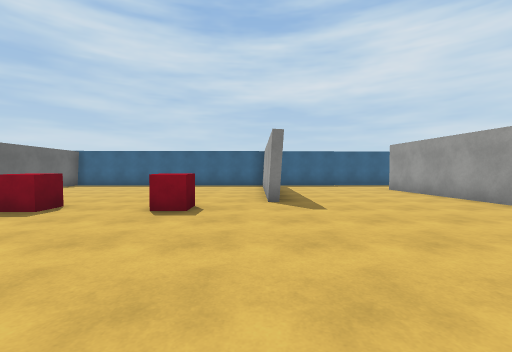
View 1 (above)

24 first-person views from a walk through a Unity game level. The camera is 1.2 m above the floor, tilts 2° down and sees 90° across. The floor is counted in squares, 1.78 m on a side. Each view is taken from the middle of a square. On the plan, view 1 faces up. The plan holds only what a view shows up to about 9 squares ahead; the rest is blank. The player is left out. Surface patterns are stand-ins for the level's own textures.

View 2
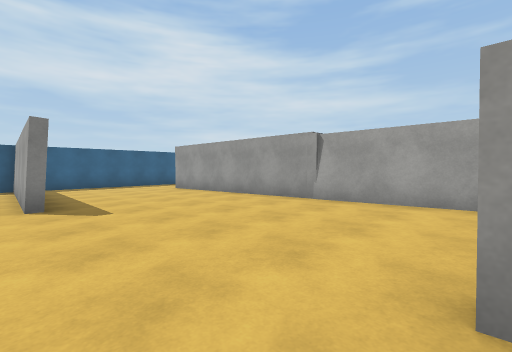

View 3
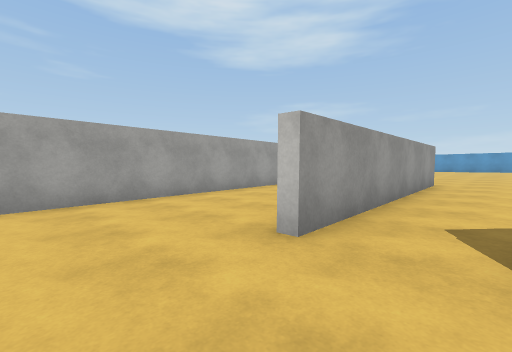

View 4
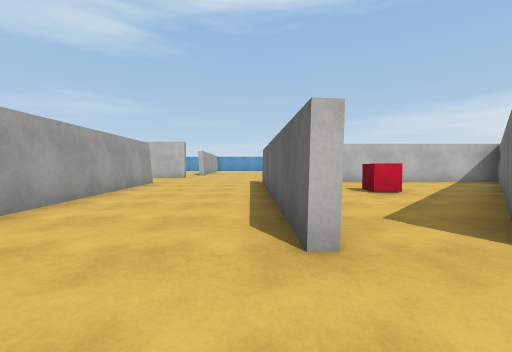

View 5
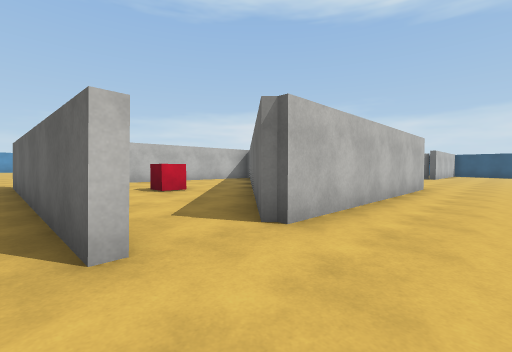

View 6
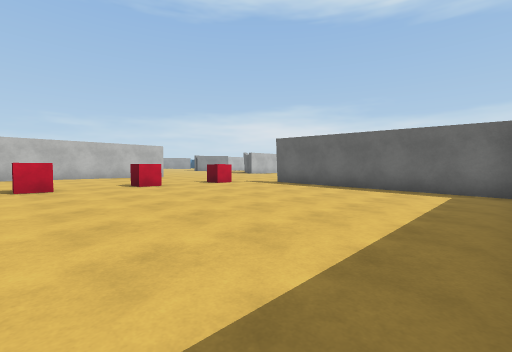

View 7
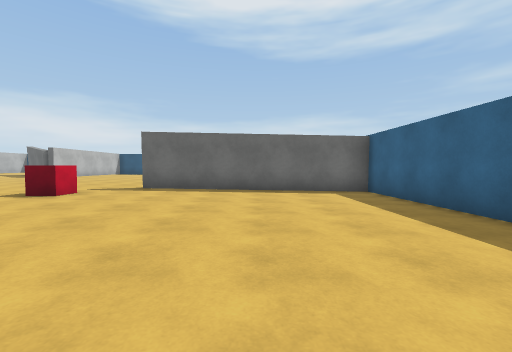

View 8
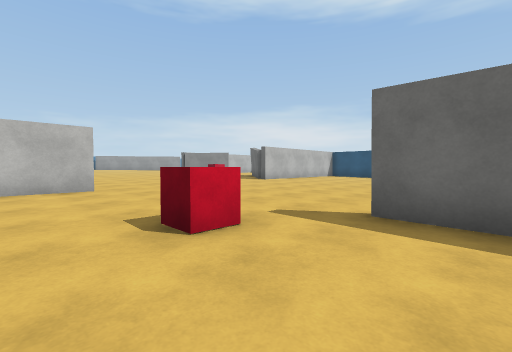

View 9
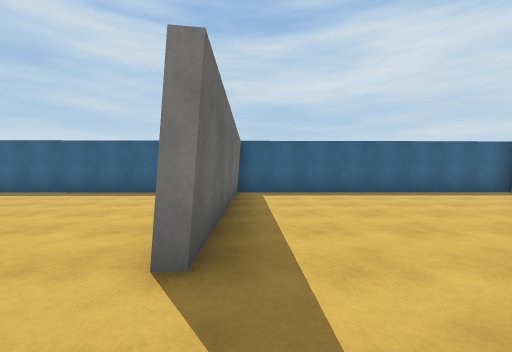

View 10
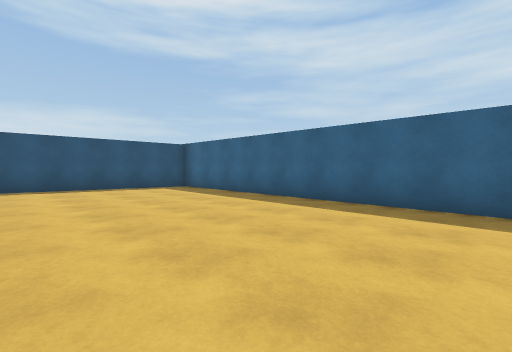

View 11
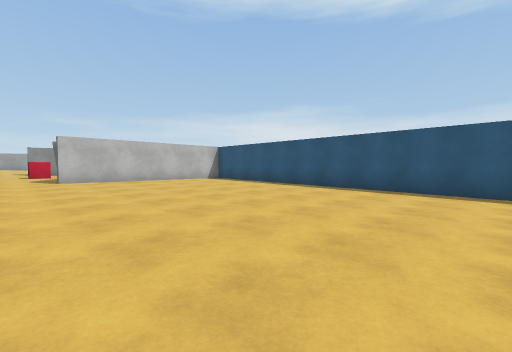

View 12
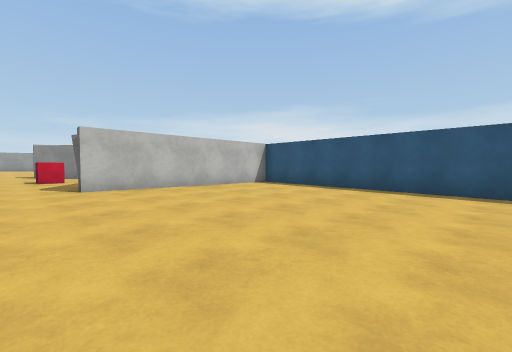

View 13
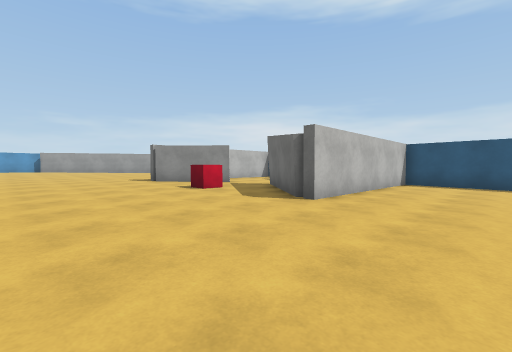

View 14
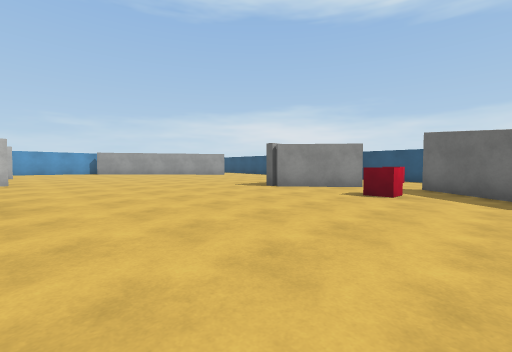

View 15
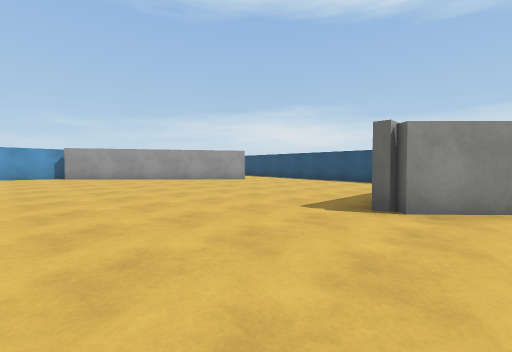

View 16
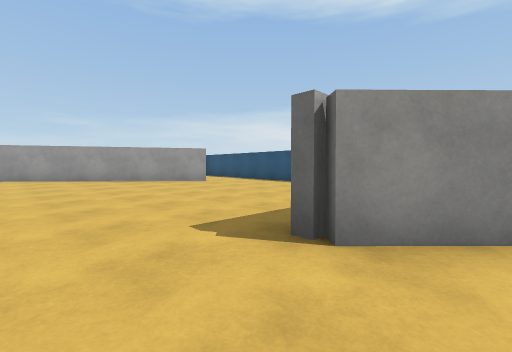

View 17
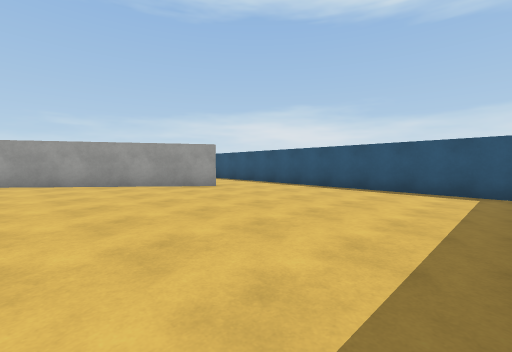

View 18
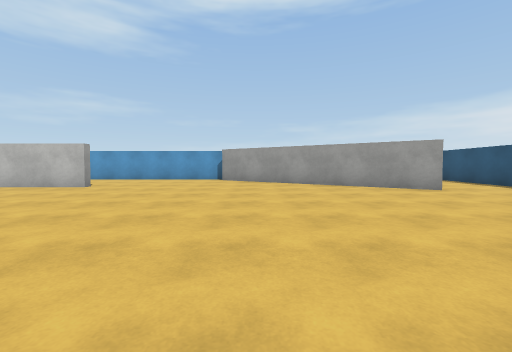

View 19
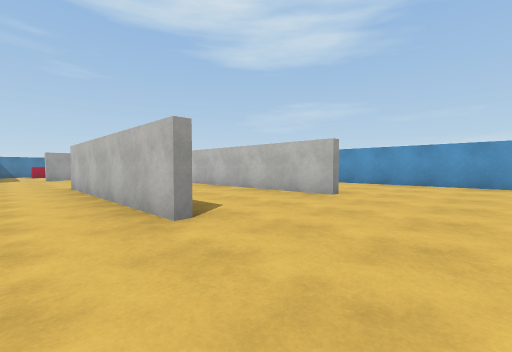

View 20
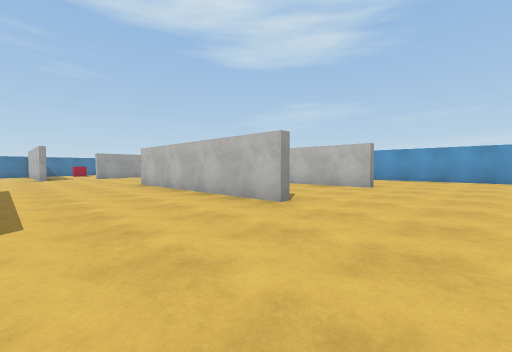

View 21
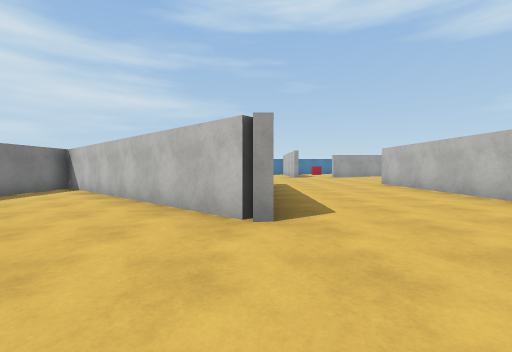

View 22
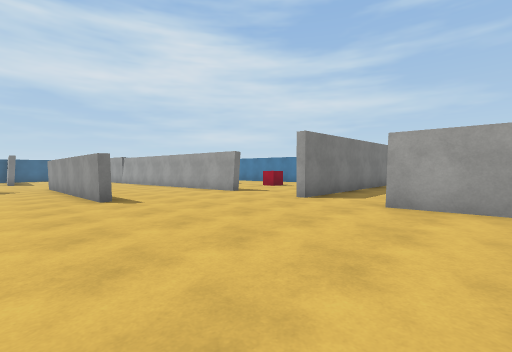

View 23
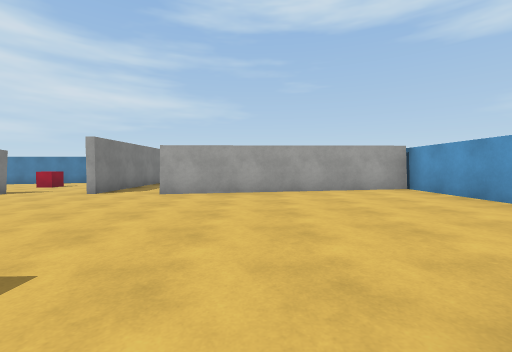

View 24
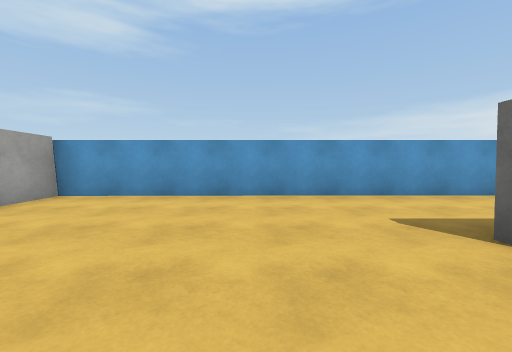

### Floor plan
Key: @ floor where view 1 was taken; # wall or solid block; . main floor; : floor 0.25 m higher than the main floor; - floor 0.25 m lower than the main floor; _ floor 0.5 m lower than the main floor; < floor 0.75 m lower than the main floor; = window, fence, low wall or low ledge; C red cube.
Columns run from 20 left of view 1 to 9 right of it. Each row starts with its distance up from view 1.
 13   ####################
 12    <<<<<<<<#<<<______#
 11 #__________#_________#
 10 #__________#_________#__
  9 #__________#_________#___#
  8 #__________##________#___#
  7 #___________#________#___#
  6 #___________#________#___#
  5 #____________C_____C_____#
  4 #_______________C__------#
  3 #------------------------#
  2 #------------------------#
  1 #------------------------#
  0 #-------------######@-#--#
 -1 #######-------  ---#--#--#
 -2       #------- ---#=--#--##
 -3      ##----------##---#---#
 -4      --C--------##-C--#...#
 -5      ..........##.....#...#
 -6      ##.......##......#...#.
 -7       ##......######........
 -8 #...........................
 -9 #..........................
-10 #.........................####
-11 #...........................
-12 #............#######.....#
-13 #:::::::::::::::   ::::::#
-14 #::::::::::::::::::::::::#
-15 #:::##:::::::######::::::#
-16 #::  ###::::::    :::::::#
-17 #:     ##:::::   ::::::::#
-18         ##::::: :::::::::#
-19          #################

Where each view was taken, in squares from view 1:
view 1: 0 up, 0 right, facing up
view 2: 0 up, 0 right, facing up-right
view 3: 2 up, 0 right, facing down-right
view 4: 2 up, 2 right, facing down
view 5: 2 up, 2 right, facing down-left
view 6: 12 up, 1 left, facing down-left
view 7: 9 up, 1 left, facing left
view 8: 7 up, 5 left, facing down-left
view 9: 4 up, 8 left, facing up
view 10: 7 up, 10 left, facing up-left
view 11: 9 up, 12 left, facing down-left
view 12: 6 up, 12 left, facing down-left
view 13: 2 up, 9 left, facing down-left
view 14: 2 down, 7 left, facing down-left
view 15: 6 down, 9 left, facing down-left
view 16: 6 down, 11 left, facing down-left
view 17: 8 down, 12 left, facing down-left
view 18: 8 down, 12 left, facing down
view 19: 10 down, 10 left, facing down-right
view 20: 8 down, 10 left, facing down-right
view 21: 7 down, 10 left, facing right
view 22: 13 down, 0 right, facing up-right
view 23: 14 down, 2 left, facing right
view 24: 13 down, 1 right, facing down
